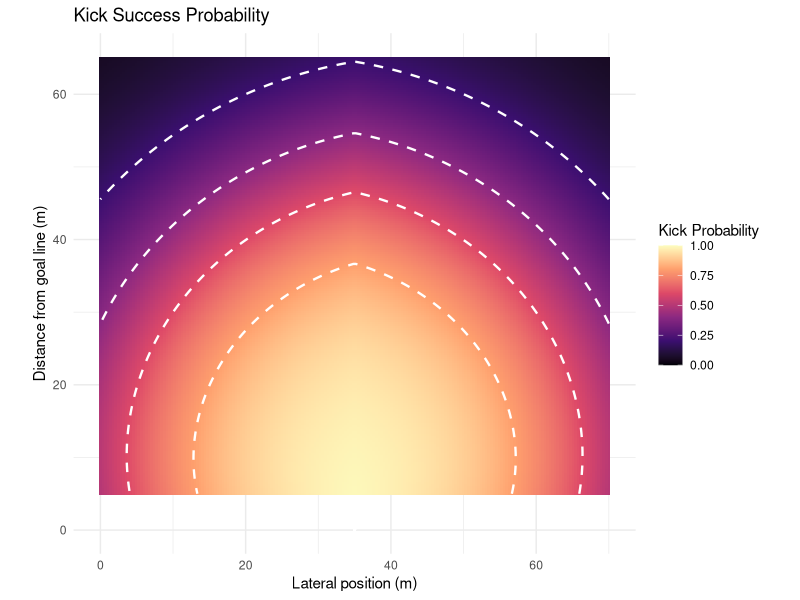
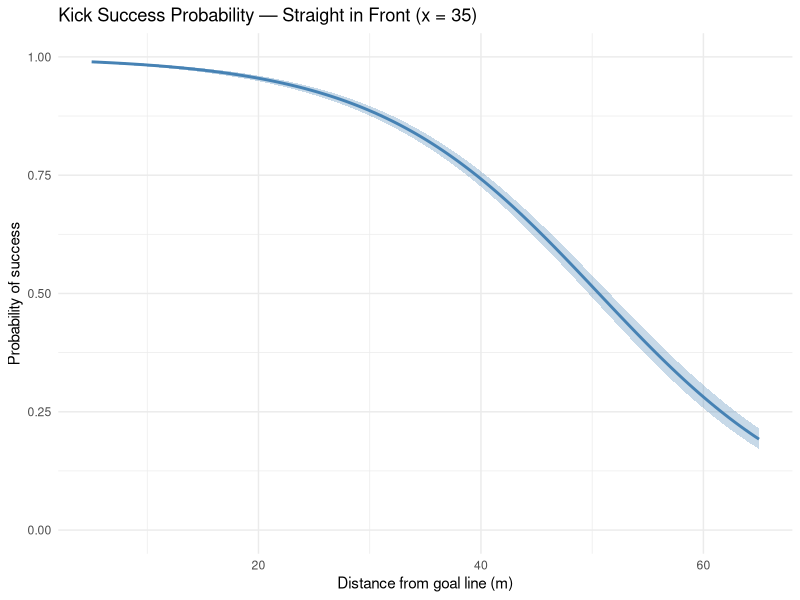

R code for these plots, in order:
# run from project root; standalone (loads GAM from data/)
library(mgcv)
library(tidyverse)
library(tidyr)
library(dplyr)
library(ggplot2)

###############################
### KICKING EXPECTED POINTS ###
###############################

# Load in Penalty Estimated Success Prob

kick_data <- read.csv("data/Goal kicking data.csv")

# Defining Variables

# X1.Metres = distance from left touchline
# Y1.Metres = distance from kicker's team goalline

# Renaming to x and y

kick_data <- kick_data %>%
  rename(x = X1.Metres) %>%
  mutate(
    y = 100 - Y1.Metres
  )

# Filtering for penalty kicks
  
kick_data <- kick_data %>%
  filter(Type == 2)

# Defining makes or misses
kick_data <- kick_data %>%
  mutate(make = ifelse(Quality == 1, 1, 0))

# Filtering for columns that I need

kick_data_small <- kick_data %>%
  select(x, y, make, Distance, PlayerID)

# Computing angle of each kick

kick_data_small <- kick_data_small %>%
  mutate(
    angle = atan2(abs(x - 35), y) * (180 / pi)
  )

# Simple Model

model <- glm(make ~ angle + Distance, 
             family = binomial(link = "logit"), 
             data = kick_data_small)

summary(model)

# Confidence intervals for coefficients
confint(model)

# Predicted probabilities with uncertainty
pred <- predict(model, type = "response", se.fit = TRUE)
kick_data$fitted_prob <- pred$fit
kick_data$lower <- pred$fit - 1.96 * pred$se.fit
kick_data$upper <- pred$fit + 1.96 * pred$se.fit


# Grid of x and y values
grid <- expand.grid(
  x = seq(0, 70, length.out = 200),
  y = seq(5, 65, length.out = 200)
)

# Compute angle and distance to posts (x=35, y=0)
grid <- grid %>%
  mutate(
    angle = atan2(abs(x - 35), y) * (180 / pi),
    Distance = sqrt((x - 35)^2 + y^2)
  )

# Predict probabilities
grid$prob <- predict(model, newdata = grid, type = "response")

# Turn into Expected Points
grid$expected_points <- 3*grid$prob

# Contour thresholds
thresholds <- c(0.2, 0.4, 0.6, 0.8)

# Plot
kick_prob_plot <- ggplot(grid, aes(x = x, y = y, fill = prob)) +
  geom_tile() +
  geom_contour(aes(z = prob),
               breaks = thresholds,
               color = "white",
               linewidth = 0.8,
               linetype = "dashed") +
  scale_fill_viridis_c(option = "magma", name = "Kick Probability",
                       limits = c(0, 1)) +
  geom_point(aes(x = 35, y = 0), color = "white", size = 3, shape = 4) +
  coord_fixed() +
  labs(
    title = "Kick Success Probability",
    x = "Lateral position (m)",
    y = "Distance from goal line (m)"
  ) +
  theme_minimal()

kick_prob_plot

# Showing confidence interval

# Cross section: straight in front of posts (x = 35), vary distance
cross_section <- data.frame(
  y = seq(5, 65, length.out = 200),
  x = 35
) %>%
  mutate(
    angle = atan2(abs(x - 35), y) * (180 / pi),
    Distance = sqrt((x - 35)^2 + y^2)
  )

# Predict with standard errors (on log-odds scale, then transform)
pred <- predict(model, newdata = cross_section, type = "link", se.fit = TRUE)

cross_section <- cross_section %>%
  mutate(
    fit_logit = pred$fit,
    se = pred$se.fit,
    prob = plogis(fit_logit),
    lower = plogis(fit_logit - 1.96 * se),
    upper = plogis(fit_logit + 1.96 * se)
  )

# Plot
ggplot(cross_section, aes(x = y)) +
  geom_ribbon(aes(ymin = lower, ymax = upper), fill = "steelblue", alpha = 0.3) +
  geom_line(aes(y = prob), color = "steelblue", linewidth = 1) +
  labs(
    title = "Kick Success Probability — Straight in Front (x = 35)",
    x = "Distance from goal line (m)",
    y = "Probability of success"
  ) +
  scale_y_continuous(limits = c(0, 1)) +
  theme_minimal()
